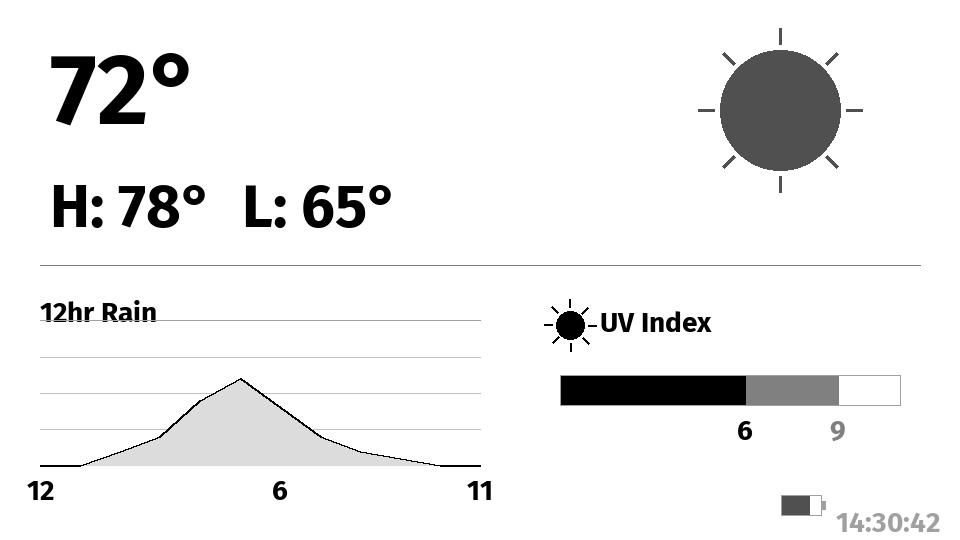

Python code for this plot:
#!/usr/bin/env python3
"""
Preview the weather display layout as a PNG image.
Simulates the 960x540 4-bit grayscale e-paper display.
"""
from PIL import Image, ImageDraw, ImageFont
import math
import os

WIDTH, HEIGHT = 960, 540
FONT_TTF = "/tmp/FiraSans-Bold.ttf"

# --- Hardcoded test data (mirrors main.cpp) ---
current_temp = 72
high_temp = 78
low_temp = 65
icon_type = "sunny"  # sunny, cloudy, partly_cloudy, rainy, snowy
precip_pct = [0, 0, 10, 20, 45, 60, 40, 20, 10, 5, 0, 0]
uv_current = 6
uv_high = 9
battery_percent = 73
last_updated = "14:30:42"

# --- Load fonts at sizes matching the generated headers ---
# Large: 48pt at 150dpi. PIL uses 72dpi by default, so scale: 48 * 150/72 = 100
# Medium: 29pt at 150dpi -> 29 * 150/72 = 60
# Small (FiraSans built-in): ~20px -> roughly 20 * 150/72 = 42, but built-in is smaller
font_large = ImageFont.truetype(FONT_TTF, 100)
font_medium = ImageFont.truetype(FONT_TTF, 60)
font_small = ImageFont.truetype(FONT_TTF, 28)


ICON_COLOR = 80  # soft gray (0=black, 255=white)


def draw_sun(draw, cx, cy, radius, color=ICON_COLOR):
    """Sun: filled circle + 8 radiating lines."""
    draw.ellipse([cx - radius, cy - radius, cx + radius, cy + radius], fill=color)
    inner = radius + 6
    outer = radius + 22
    for i in range(8):
        angle = i * math.pi / 4.0
        x0 = cx + int(inner * math.cos(angle))
        y0 = cy + int(inner * math.sin(angle))
        x1 = cx + int(outer * math.cos(angle))
        y1 = cy + int(outer * math.sin(angle))
        draw.line([(x0, y0), (x1, y1)], fill=color, width=3)


def draw_cloud(draw, cx, cy, size, color=ICON_COLOR):
    """Cloud: many overlapping circles for a puffy, cartoony look."""
    s = size / 100.0

    for offset_x, r in [(-28, 18), (-10, 20), (10, 20), (28, 18)]:
        rx = cx + int(offset_x * s)
        ry = cy + int(8 * s)
        rr = int(r * s)
        draw.ellipse([rx - rr, ry - rr, rx + rr, ry + rr], fill=color)

    for offset_x, offset_y, r in [(-22, -8, 20), (0, -12, 24), (22, -6, 19)]:
        rx = cx + int(offset_x * s)
        ry = cy + int(offset_y * s)
        rr = int(r * s)
        draw.ellipse([rx - rr, ry - rr, rx + rr, ry + rr], fill=color)

    rx = cx + int(-4 * s)
    ry = cy - int(26 * s)
    rr = int(20 * s)
    draw.ellipse([rx - rr, ry - rr, rx + rr, ry + rr], fill=color)


def draw_rain(draw, cx, cy, size, color=ICON_COLOR):
    """Cloud + angled rain lines."""
    draw_cloud(draw, cx, cy - size * 15 // 100, size, color)
    drop_top = cy + size * 15 // 100
    drop_len = size * 18 // 100
    for i in range(5):
        dx = cx - size * 25 // 100 + i * size * 13 // 100
        y_off = (i % 2) * 8
        draw.line([(dx, drop_top + y_off), (dx - 4, drop_top + drop_len + y_off)], fill=color, width=2)


def draw_snow(draw, cx, cy, size, color=ICON_COLOR):
    """Cloud + snowflake dots."""
    draw_cloud(draw, cx, cy - size * 15 // 100, size, color)
    snow_y1 = cy + size * 18 // 100
    snow_y2 = cy + size * 32 // 100
    for i in range(4):
        dx = cx - size * 22 // 100 + i * size * 15 // 100
        draw.ellipse([dx - 3, snow_y1 - 3, dx + 3, snow_y1 + 3], fill=color)
    for i in range(3):
        dx = cx - size * 15 // 100 + i * size * 15 // 100
        draw.ellipse([dx - 3, snow_y2 - 3, dx + 3, snow_y2 + 3], fill=color)


def draw_partly_cloudy(draw, cx, cy, size, color=ICON_COLOR):
    """Sun peeking behind cloud."""
    sun_r = size * 18 // 100
    draw_sun(draw, cx - size * 15 // 100, cy - size * 18 // 100, sun_r, color)

    cloud_cx = cx + size * 8 // 100
    cloud_cy = cy + size * 8 // 100
    r1 = size * 25 // 100
    r2 = size * 18 // 100
    r3 = size * 20 // 100
    base_w = size * 58 // 100
    base_h = size * 12 // 100

    # White fill behind cloud
    draw.rectangle([cloud_cx - base_w // 2 - 2, cloud_cy - r1 // 2,
                     cloud_cx + base_w // 2 + 2, cloud_cy + r1 + base_h + 4], fill=255)
    draw.ellipse([cloud_cx - r1 - 3, cloud_cy - r1 // 3 - r1 - 3,
                   cloud_cx + r1 + 3, cloud_cy - r1 // 3 + r1 + 3], fill=255)
    draw.ellipse([cloud_cx - size * 14 // 100 - r2 - 3, cloud_cy - r2 - 3,
                   cloud_cx - size * 14 // 100 + r2 + 3, cloud_cy + r2 + 3], fill=255)
    draw.ellipse([cloud_cx + size * 13 // 100 - r3 - 3, cloud_cy - r3 // 4 - r3 - 3,
                   cloud_cx + size * 13 // 100 + r3 + 3, cloud_cy - r3 // 4 + r3 + 3], fill=255)

    draw_cloud(draw, cloud_cx, cloud_cy, size * 85 // 100, color)


def draw_weather_icon(draw, icon, cx, cy, size):
    """Dispatch to icon drawing function."""
    if icon == "sunny":
        draw_sun(draw, cx, cy, size * 30 // 100)
    elif icon == "cloudy":
        draw_cloud(draw, cx, cy, size)
    elif icon == "partly_cloudy":
        draw_partly_cloudy(draw, cx, cy, size)
    elif icon == "rainy":
        draw_rain(draw, cx, cy, size)
    elif icon == "snowy":
        draw_snow(draw, cx, cy, size)


def draw_precip_chart(draw, x, y, w, h, data, count):
    """Precipitation time series line chart, 0-100% y-axis."""
    label_h = 40  # More breathing room for labels
    title_h = 25
    chart_h = h - label_h - title_h
    chart_y = y + title_h
    chart_bottom = chart_y + chart_h

    # Title
    draw.text((x, y), "12hr Rain", fill=0, font=font_small)

    # Y-axis labels and gridlines at 0%, 25%, 50%, 75%, 100%
    for pct in [0, 25, 50, 75, 100]:
        gy = chart_bottom - (chart_h * pct // 100)
        color = 192 if pct not in [0, 100] else 160
        draw.line([(x, gy), (x + w, gy)], fill=color, width=1)

    # Build line points
    step = w / (count - 1)
    points = []
    for i in range(count):
        px = x + int(i * step)
        py = chart_bottom - (chart_h * data[i] // 100)
        points.append((px, py))

    # Fill area under the line
    fill_points = list(points) + [(points[-1][0], chart_bottom), (points[0][0], chart_bottom)]
    draw.polygon(fill_points, fill=220)

    # Draw the line
    draw.line(points, fill=0, width=2)

    # Hour labels along x-axis (first, middle, last only)
    for i in [0, count // 2, count - 1]:
        hour = (12 + i) % 12
        if hour == 0:
            hour = 12
        label = str(hour)
        lx = x + int(i * step)
        bbox = draw.textbbox((0, 0), label, font=font_small)
        lw = bbox[2] - bbox[0]
        draw.text((lx - lw // 2, chart_bottom + 8), label, fill=0, font=font_small)


def draw_battery_icon(draw, x, y, percent):
    """Draw a battery icon with fill level. x, y = top-left corner."""
    w, h = 40, 20
    tip_w = 4

    # Battery body outline
    draw.rectangle([x, y, x + w, y + h], outline=160, fill=255)
    # Battery tip
    draw.rectangle([x + w, y + 6, x + w + tip_w, y + h - 6], fill=160)

    # Fill level (inside body)
    fill_w = int((w - 2) * percent / 100)
    if fill_w > 0:
        draw.rectangle([x + 1, y + 1, x + 1 + fill_w, y + h - 1], fill=80)


def draw_uv_index(draw, x, y, uv_now, uv_hi):
    """Draw UV index panel with small sun icon and horizontal meter."""
    # Small sun icon
    sun_cx = x + 30
    sun_cy = y + 30
    sun_r = 14
    draw.ellipse([sun_cx - sun_r, sun_cy - sun_r, sun_cx + sun_r, sun_cy + sun_r], fill=0)
    for i in range(8):
        angle = i * math.pi / 4.0
        inner = sun_r + 4
        outer = sun_r + 12
        x0 = sun_cx + int(inner * math.cos(angle))
        y0 = sun_cy + int(inner * math.sin(angle))
        x1 = sun_cx + int(outer * math.cos(angle))
        y1 = sun_cy + int(outer * math.sin(angle))
        draw.line([(x0, y0), (x1, y1)], fill=0, width=2)

    # "UV Index" label
    draw.text((x + 60, y + 10), "UV Index", fill=0, font=font_small)

    # Horizontal UV meter
    meter_x = x + 20
    meter_y = y + 80
    meter_w = 340
    meter_h = 30
    uv_max = 11

    # Outline
    draw.rectangle([meter_x, meter_y, meter_x + meter_w, meter_y + meter_h], outline=160, fill=255)

    # Black fill for current UV
    fill_w_now = 0
    if uv_now > 0:
        fill_w_now = int(meter_w * uv_now / uv_max)
        draw.rectangle([meter_x + 1, meter_y + 1, meter_x + fill_w_now, meter_y + meter_h - 1], fill=0)

    # Gray fill for high UV (from current to high)
    fill_w_hi = 0
    if uv_hi > uv_now:
        fill_w_hi = int(meter_w * uv_hi / uv_max)
        draw.rectangle([meter_x + fill_w_now + 1, meter_y + 1, meter_x + fill_w_hi, meter_y + meter_h - 1], fill=128)
    elif uv_hi > 0:
        fill_w_hi = int(meter_w * uv_hi / uv_max)

    # Numbers positioned at their points on the meter (below)
    if uv_now > 0:
        now_str = str(uv_now)
        bbox = draw.textbbox((0, 0), now_str, font=font_small)
        tw = bbox[2] - bbox[0]
        draw.text((meter_x + fill_w_now - tw // 2, meter_y + meter_h + 15), now_str, fill=0, font=font_small)

    if uv_hi > 0:
        hi_str = str(uv_hi)
        bbox = draw.textbbox((0, 0), hi_str, font=font_small)
        tw = bbox[2] - bbox[0]
        draw.text((meter_x + fill_w_hi - tw // 2, meter_y + meter_h + 15), hi_str, fill=128, font=font_small)


def main_weather():
    """Normal weather display layout."""
    img = Image.new("L", (WIDTH, HEIGHT), 255)
    draw = ImageDraw.Draw(img)

    # Current temperature (large font, top-left)
    draw.text((50, 30), f"{current_temp}\u00B0", fill=0, font=font_large)

    # Weather icon (top-right)
    draw_weather_icon(draw, icon_type, 780, 110, 200)

    # High / Low temps (medium font)
    hi_text = f"H: {high_temp}\u00B0"
    lo_text = f"L: {low_temp}\u00B0"
    draw.text((50, 170), hi_text, fill=0, font=font_medium)
    # Measure hi_text width to position lo_text after it
    hi_bbox = draw.textbbox((0, 0), hi_text, font=font_medium)
    hi_w = hi_bbox[2] - hi_bbox[0]
    draw.text((50 + hi_w + 30, 170), lo_text, fill=0, font=font_medium)

    # Divider line
    draw.line([(40, 265), (920, 265)], fill=128, width=1)

    # Precipitation chart (half width, moved down for more room)
    draw_precip_chart(draw, 40, 295, 440, 210, precip_pct, 12)

    # UV Index (right half of lower section)
    draw_uv_index(draw, 540, 295, uv_current, uv_high)

    # Timestamp with battery icon (lower-right corner, subtle)
    bbox = draw.textbbox((0, 0), last_updated, font=font_small)
    tw = bbox[2] - bbox[0]
    timestamp_x = WIDTH - tw - 20
    timestamp_y = HEIGHT - 35

    # Battery icon to the left of timestamp (centered vertically)
    battery_x = timestamp_x - 55
    battery_y = timestamp_y - 10
    draw_battery_icon(draw, battery_x, battery_y, battery_percent)

    draw.text((timestamp_x, timestamp_y), last_updated, fill=160, font=font_small)

    out_path = os.path.join(os.path.dirname(__file__), "preview.png")
    img.save(out_path)
    print(f"Preview saved to {out_path}")


def main_icons():
    """Show all 5 weather icons side by side."""
    img = Image.new("L", (WIDTH, HEIGHT), 255)
    draw = ImageDraw.Draw(img)

    icons = ["sunny", "cloudy", "partly_cloudy", "rainy", "snowy"]
    labels = ["Sunny", "Cloudy", "Partly Cloudy", "Rainy", "Snowy"]
    spacing = WIDTH // len(icons)

    for i, (ic, label) in enumerate(zip(icons, labels)):
        cx = spacing // 2 + i * spacing
        cy = HEIGHT // 2 - 30
        draw_weather_icon(draw, ic, cx, cy, 160)
        bbox = draw.textbbox((0, 0), label, font=font_small)
        lw = bbox[2] - bbox[0]
        draw.text((cx - lw // 2, cy + 110), label, fill=0, font=font_small)

    out_path = os.path.join(os.path.dirname(__file__), "preview.png")
    img.save(out_path)
    print(f"Preview saved to {out_path}")


def main():
    import sys
    if len(sys.argv) > 1 and sys.argv[1] == "icons":
        main_icons()
    else:
        main_weather()


if __name__ == "__main__":
    main()
